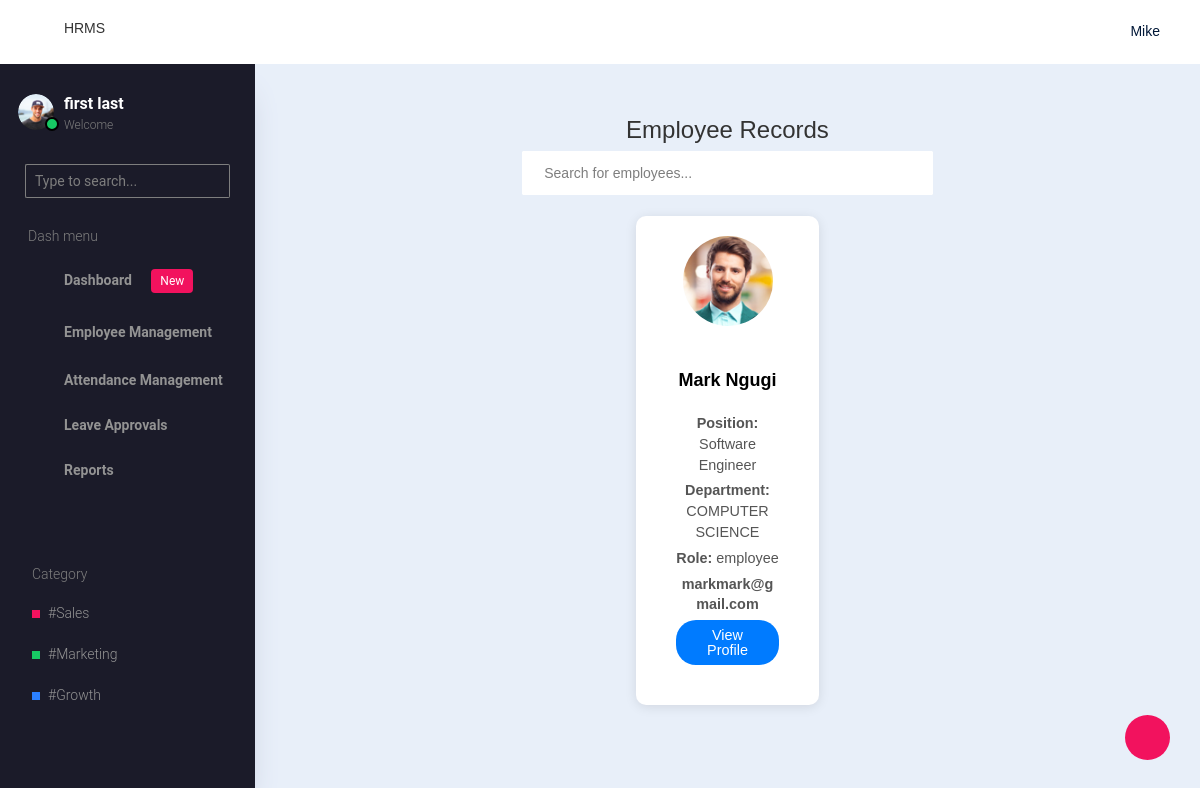
The page /employee-profile/ on the database its author committed.
### accounts/models.py (models this page shows, shortened)
class CustomUser(AbstractUser):
    ROLE_CHOICES = [
        ('admin', 'Admin'),
        ('hr_manager', 'HR Manager'),
        ('employee', 'Employee'),
    ]
    role = models.CharField(max_length=20, choices=ROLE_CHOICES, default='employee')
    gender = models.CharField(max_length=20, choices=[('male', 'Male'), ('female', 'Female')], default='male')
    phone = models.CharField(max_length=15, blank=True, null=True)
    position = models.CharField(max_length=100, blank=True, null=True)
    department = models.ForeignKey(Department, on_delete=models.CASCADE, default=None, null=True)
    start_date = models.DateField(blank=True, null=True)
    exit_date = models.DateField(null=True, blank=True)
    reason_for_leaving = models.CharField(max_length=255, null=True, blank=True)

class Department(models.Model):
    name = models.CharField(max_length=100, default='ADMIN')
    work_start_time = models.TimeField(null=True, blank=True)
    work_end_time = models.TimeField(null=True, blank=True)
    late_checkin_buffer = models.IntegerField(default=10)  # Buffer in minutes
    def __str__(self):
        return self.name

### hrms/views.py (the view)
# urls.py: path('employee-profile/',employee_profile,name = 'employeeprofile'),
def employee_profile(request):
    query = request.GET.get('q', '')  # Get the search query from the request
    employees = CustomUser.objects.filter(role__in=['employee', 'hr_manager'])
    if query:
        employees = employees.filter(
            models.Q(first_name__icontains=query) | models.Q(last_name__icontains=query)
        )
    context = {'employees': employees}
    return render(request, 'hrms/admin/employee-management/employee_profile.html', context)

### hrms/templates/hrms/admin/employee-management/employee_profile.html (shortened to what this page needs)
{% extends 'hrms/admin/base.html' %}
{% block content %}
<body>
    <div class="container-fluid">
        <div class="container mt-4">
            <h2 class="text-center">Employee Records</h2>
            <div class="search-bar text-center">
                <form method="get">
                    <input type="text" name="q" id="searchInput" placeholder="Search for employees..." class="form-control w-50 mx-auto" value="{{ request.GET.q|default:'' }}">
                </form>
            </div>
            <div class="row justify-content-center">
                {% for employee in employees %}
                <div class="col-md-3 col-sm-6 mb-4 d-flex align-items-stretch employee-card">
                    <div class="card text-center">
                        <img src="/static/images/faces/face1.jpg" class="card-img-top" alt="Employee 1">
                        <div class="card-body">
                            <h5 class="card-title">{{ employee.first_name }} {{ employee.last_name }}</h5>
                            <p class="card-text"><b>Position:</b> {{ employee.position }}</p>
                            <p class="card-text"><b>Department:</b> {{ employee.department }}</p>
                            <p class="card-text"><b>Role:</b> {{ employee.role }}</p>
                            <p class="card-text"> <b>{{ employee.email }}</b></p>
                            <button class="btn btn-primary view-profile-btn" data-bs-toggle="modal" data-bs-target="#employeeModal"
                                data-firstname="{{ employee.first_name }}"
                                data-lastname="{{ employee.last_name }}"
                                data-position="{{ employee.position }}"
                                data-department="{{ employee.department }}"
                                data-role="{{ employee.role }}"
                                data-email="{{ employee.email }}">
                                View Profile
                            </button>
                        </div>
                    </div>
                </div>
                {% endfor %}
            </div>
        </div>
    </div>
    <link href="https://cdn.jsdelivr.net/npm/bootstrap-icons/font/bootstrap-icons.css" rel="stylesheet">
</body>
{% endblock %}

### hrms/templates/hrms/admin/employee-management/employee_profile.html (style rules this page uses)
body { font-family: Arial, sans-serif; background-color: #f4f7fa; color: #333; }
.container { margin-top: 15px; }
.search-bar { margin-bottom: 20px; }
.card { border: none; border-radius: 10px; box-shadow: 0 2px 12px rgba(0, 0, 0, 0.1); max-width: 280px; margin: auto; padding: 10px; transition: transform 0.2s; }
.card-img-top { width: 90px; height: 90px; border-radius: 50%; object-fit: cover; margin: 10px auto; }
.card-body { display: flex; flex-direction: column; justify-content: space-between; padding: 0.5rem; height: 100%; }
.card-title { font-size: 1.15rem; font-weight: bold; text-align: center; margin-top: 5px; }
.card-text { font-size: 0.9rem; color: #555; text-align: center; margin-bottom: 5px; }
.btn-primary { background-color: #007bff; border: none; border-radius: 20px; padding: 8px 16px; font-size: 0.9rem; align-self: center; margin-top: auto; }

### rows shown on the page
CustomUser: first_name "Mark", last_name "Ngugi", position "Software Engineer", department "COMPUTER SCIENCE", role "employee", email "markmark@gmail.com"
